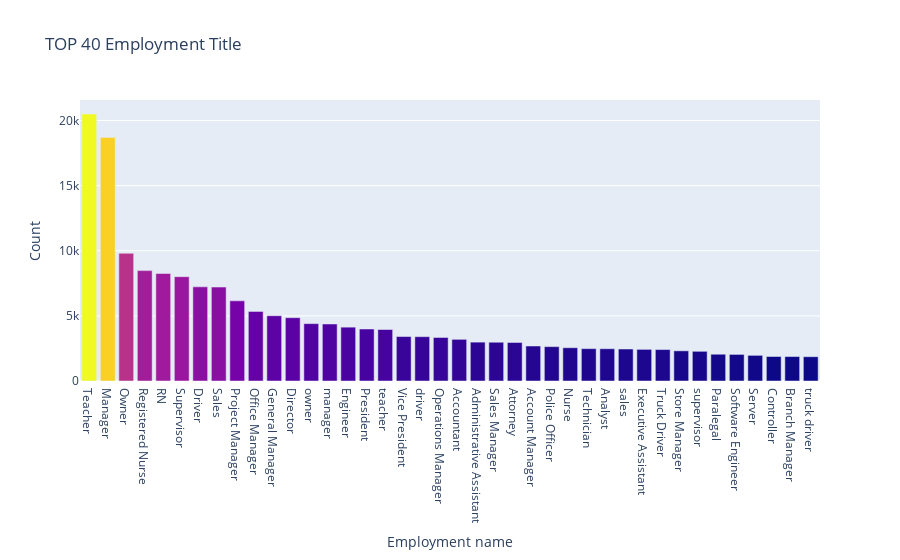

Notebook cell for this chart:
### Code cell
import plotly.offline as py
py.init_notebook_mode(connected=True)
import plotly.graph_objs as go
import plotly.tools as tls
import warnings
from collections import Counter
#First plot
trace0 = go.Bar(
    x = df_loan.emp_title.value_counts()[:40].index.values,
    y = df_loan.emp_title.value_counts()[:40].values,
    marker=dict(
        color=df_loan.emp_title.value_counts()[:40].values
    ),
)

data = [trace0]

layout = go.Layout(
    yaxis=dict(
        title='Count'
    ),
    xaxis=dict(
        title='Employment name'
    ),
    title='TOP 40 Employment Title'
)

fig = go.Figure(data=data, layout=layout)

py.iplot(fig, filename='emp-title-bar')

### Figure 1 — Plotly figure (JSON) as saved in the notebook; plotly's stock layout.template omitted (floating-point values rounded to 4 significant figures)
{"data": [{"marker": {"color": [20499, 18706, 9805, 8477, 8253, 8012, 7230, 7213, 6154, 5345, 5013, 4861, 4405, 4378, 4134, 3993, 3954, 3414, 3403, 3342, 3200, 2984, 2976, 2957, 2687, 2639, 2555, 2484, 2477, 2456, 2429, 2415, 2317, 2280, 2056, 2042, 1969, 1881, 1877, 1865]}, "type": "bar", "x": ["Teacher", "Manager", "Owner", "Registered Nurse", "RN", "Supervisor", "Driver", "Sales", "Project Manager", "Office Manager", "General Manager", "Director", "owner", "manager", "Engineer", "President", "teacher", "Vice President", "driver", "Operations Manager", "Accountant", "Administrative Assistant", "Sales Manager", "Attorney", "Account Manager", "Police Officer", "Nurse", "Technician", "Analyst", "sales", "Executive Assistant", "Truck Driver", "Store Manager", "supervisor", "Paralegal", "Software Engineer", "Server", "Controller", "Branch Manager", "truck driver"], "y": [20499, 18706, 9805, 8477, 8253, 8012, 7230, 7213, 6154, 5345, 5013, 4861, 4405, 4378, 4134, 3993, 3954, 3414, 3403, 3342, 3200, 2984, 2976, 2957, 2687, 2639, 2555, 2484, 2477, 2456, 2429, 2415, 2317, 2280, 2056, 2042, 1969, 1881, 1877, 1865]}], "layout": {"title": {"text": "TOP 40 Employment Title"}, "xaxis": {"title": {"text": "Employment name"}}, "yaxis": {"title": {"text": "Count"}}}}
